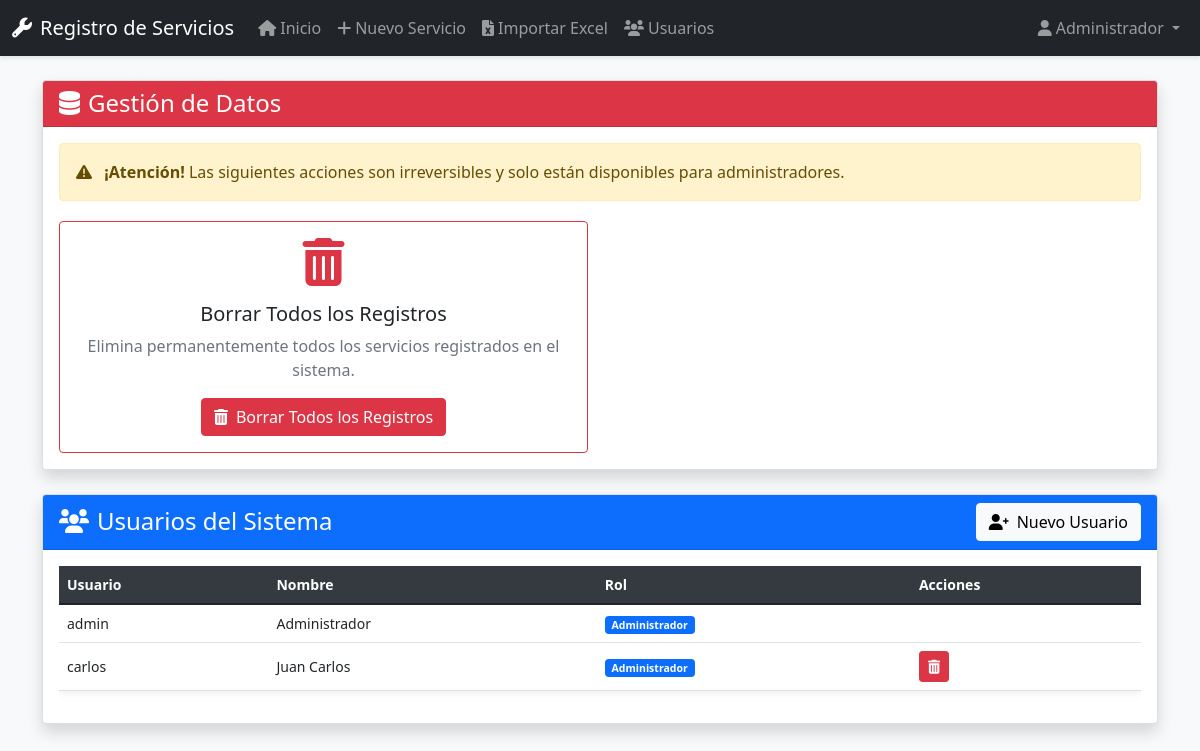
/admin/usuarios (signed in), run on the app's committed database.
### app.py (models this page shows, shortened)
class Usuario(UserMixin, db.Model):
    id = db.Column(db.Integer, primary_key=True)
    username = db.Column(db.String(80), unique=True, nullable=False)
    password_hash = db.Column(db.String(120), nullable=False)
    nombre = db.Column(db.String(100))
    es_admin = db.Column(db.Boolean, default=False)

### app.py (the view)
@app.route('/admin/usuarios')
@login_required
def admin_usuarios():
    if not current_user.es_admin:
        flash('No tienes permisos para acceder a esta página', 'danger')
        return redirect(url_for('index'))
    usuarios = Usuario.query.all()
    return render_template('admin_usuarios.html', usuarios=usuarios)

### app.py (called while the page is built)
@login_manager.user_loader
def load_user(user_id):
    return Usuario.query.get(int(user_id))

### templates/admin_usuarios.html (shortened to what this page needs)
{% extends 'base.html' %}
{% block content %}
<div class="card shadow mb-4">
    <div class="card-header bg-danger text-white">
        <h4 class="mb-0">
            <i class="fas fa-database me-2"></i>Gestión de Datos
        </h4>
    </div>
    <div class="card-body">
        <div class="alert alert-warning" role="alert">
            <i class="fas fa-exclamation-triangle me-2"></i>
            <strong>¡Atención!</strong> Las siguientes acciones son irreversibles y solo están disponibles para administradores.
        </div>
        <div class="row">
            <div class="col-md-6">
                <div class="card border-danger">
                    <div class="card-body text-center">
                        <i class="fas fa-trash-alt fa-3x text-danger mb-3"></i>
                        <h5 class="card-title">Borrar Todos los Registros</h5>
                        <p class="card-text text-muted">Elimina permanentemente todos los servicios registrados en el sistema.</p>
                        <button type="button" class="btn btn-danger" data-bs-toggle="modal" data-bs-target="#modalBorrarTodos">
                            <i class="fas fa-trash-alt me-2"></i>Borrar Todos los Registros
                        </button>
                    </div>
                </div>
            </div>
        </div>
    </div>
</div>
<div class="card shadow">
    <div class="card-header bg-primary text-white d-flex justify-content-between align-items-center">
        <h4 class="mb-0">
            <i class="fas fa-users me-2"></i>Usuarios del Sistema
        </h4>
        <button type="button" class="btn btn-light" data-bs-toggle="modal" data-bs-target="#modalUsuario">
            <i class="fas fa-user-plus me-2"></i>Nuevo Usuario
        </button>
    </div>
    <div class="card-body">
        <div class="table-responsive">
            <table class="table table-hover align-middle">
                <thead class="table-light">
                    <tr>
                        <th>Usuario</th>
                        <th>Nombre</th>
                        <th>Rol</th>
                        <th>Acciones</th>
                    </tr>
                </thead>
                <tbody>
                    {% for usuario in usuarios %}
                    <tr>
                        <td>{{ usuario.username }}</td>
                        <td>{{ usuario.nombre }}</td>
                        <td>
                            {% if usuario.es_admin %}
                            <span class="badge bg-primary">Administrador</span>
                            {% else %}
                            <span class="badge bg-secondary">Usuario</span>
                            {% endif %}
                        </td>
                        <td>
                            {% if usuario.id != current_user.id %}
                            <form action="{{ url_for('eliminar_usuario', id=usuario.id) }}" method="POST" class="d-inline">
                                <button type="submit" class="btn btn-danger btn-sm" onclick="return confirm('¿Está seguro de eliminar este usuario?')">
                                    <i class="fas fa-trash-alt"></i>
                                </button>
                            </form>
                            {% endif %}
                        </td>
                    </tr>
                    {% endfor %}
                </tbody>
            </table>
        </div>
    </div>
</div>
{% endblock %}

### templates/base.html (shortened to what this page needs)
<!DOCTYPE html>
<html lang="es">
<head>
    <link href="https://cdn.jsdelivr.net/npm/bootstrap@5.1.3/dist/css/bootstrap.min.css" rel="stylesheet">
    <link href="https://cdnjs.cloudflare.com/ajax/libs/font-awesome/6.0.0/css/all.min.css" rel="stylesheet">
    <link rel="stylesheet" href="{{ url_for('static', filename='css/style.css') }}">
</head>
<body>
    <nav class="navbar navbar-expand-lg navbar-dark bg-dark">
        <div class="container-fluid">
            <a class="navbar-brand" href="{{ url_for('index') }}">
                <i class="fas fa-wrench me-2"></i>Registro de Servicios
            </a>
            <div class="collapse navbar-collapse" id="navbarNav">
                {% if current_user.is_authenticated %}
                <ul class="navbar-nav me-auto">
                    <li class="nav-item">
                        <a class="nav-link" href="{{ url_for('index') }}">
                            <i class="fas fa-home me-1"></i>Inicio
                        </a>
                    </li>
                    <li class="nav-item">
                        <a class="nav-link" href="{{ url_for('nuevo_servicio') }}">
                            <i class="fas fa-plus me-1"></i>Nuevo Servicio
                        </a>
                    </li>
                    <li class="nav-item">
                        <a class="nav-link" href="{{ url_for('importar_excel') }}">
                            <i class="fas fa-file-excel me-1"></i>Importar Excel
                        </a>
                    </li>
                    {% if current_user.es_admin %}
                    <li class="nav-item">
                        <a class="nav-link" href="{{ url_for('admin_usuarios') }}">
                            <i class="fas fa-users me-1"></i>Usuarios
                        </a>
                    </li>
                    {% endif %}
                </ul>
                <ul class="navbar-nav">
                    <li class="nav-item dropdown">
                        <a class="nav-link dropdown-toggle" href="#" id="navbarDropdown" role="button" data-bs-toggle="dropdown">
                            <i class="fas fa-user me-1"></i>{{ current_user.nombre }}
                        </a>
                    </li>
                </ul>
                {% endif %}
            </div>
        </div>
    </nav>
    <div class="container mt-4">
        {% block content %}{% endblock %}
    </div>
</body>
</html>

### static/css/style.css (style rules this page uses)
body { background-color: #f8f9fa; }
.table { background-color: white; box-shadow: 0 0 10px rgba(0,0,0,0.1); }
.table thead th { background-color: #343a40; color: white; border-color: #454d55; }
.alert { margin-bottom: 20px; border-radius: 4px; }
.navbar { margin-bottom: 20px; box-shadow: 0 2px 4px rgba(0,0,0,0.1); }
.table-responsive { overflow-x: auto; max-width: 100%; }
.table th, .table td { white-space: nowrap; padding: 8px; font-size: 14px; }
.table th { background-color: #343a40; color: white; position: sticky; top: 0; z-index: 1; }
.table-responsive { max-height: 70vh; }
.table th:nth-child(3), .table td:nth-child(3) { max-width: 150px; overflow: hidden; text-overflow: ellipsis; }

### data on the page
Usuario: nombre "Administrador", username "admin", es_admin "Administrador"
Usuario: username "carlos", nombre "Juan Carlos", es_admin "Administrador"
